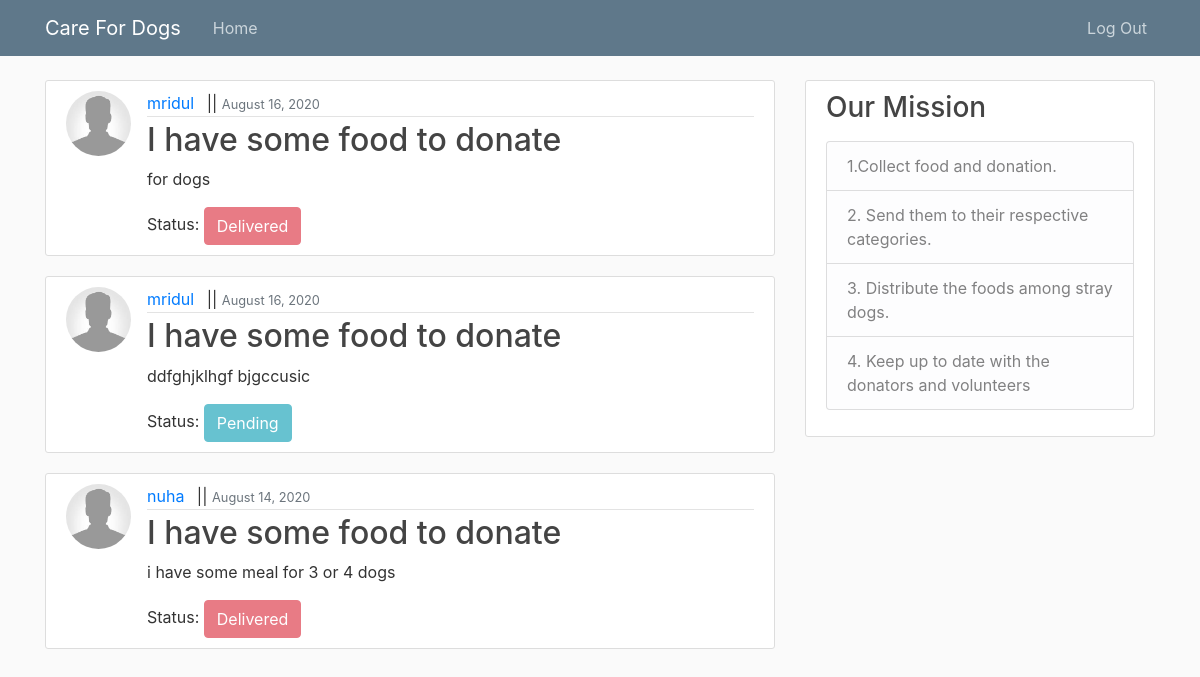
The page /voluntiar/home/ on the database its author committed.
### food_doner/models.py (models this page shows, shortened)
class Doner_Post(models.Model):
    date = models.DateField()
    title = models.CharField(max_length = 100)
    food_des = models.TextField()
    date_posted = models.DateTimeField (default = timezone.now)
    username = models.ForeignKey(User, on_delete=models.CASCADE)
    status = models.IntegerField(default = 1)

class profile(models.Model):
    user = models.OneToOneField(User, on_delete = models.CASCADE)
    image = models.ImageField(default= 'default.jpg', upload_to = 'profile_pics')
    number = models.CharField(max_length = 100)
    address= models.CharField(max_length = 100)

### voluntiar/views.py (the view)
# urls.py: path('', PostListView.as_view(),name = 'food_donation'),
class PostListView (ListView):
    model = Doner_Post
    template_name = "voluntiar/home.html"
    context_object_name = 'posts'
    ordering = ['-date_posted']

### voluntiar/templates/voluntiar/home.html (shortened to what this page needs)
{% extends "voluntiar/base.html" %}
{% block content %}
    {% for post in posts %}
        <article class="media content-section">
            <img class="rounded-circle article-img" src="{{ post.username.profile.image.url }}" alt = "No Image Found">
            <div class="media-body">
                <div class="article-metadata">
                    <a class="mr-2" href="">{{ post.username }}</a> ||
                    <small class="text-muted">{{ post.date_posted | date:"F d, Y" }}</small>
                </div>
                <h2><a class="article-title" href="{% url 'show_post' post.id %}">{{ post.title }}</a></h2>
                <p class="article-content">{{ post.food_des }}</p>
            Status:
                {% if post.status == 1 %}
                    <button href="{% url 'update_status' post.id %}" disabled class="btn btn-info" >Pending</button>
                {% elif post.status == 2  %}
                    <button class="btn btn-success" disabled >Confirm to Take Delivery</button>
                {% else %}
                    <button class="btn btn-danger" disabled>Delivered</button>
                {% endif %}
            </div>
        </article>
    {% endfor %}
{% endblock content %}

### voluntiar/templates/voluntiar/base.html (shortened to what this page needs)
{% load static %}
<!DOCTYPE html>
<html>
<head>
    <link rel="stylesheet" href="https://maxcdn.bootstrapcdn.com/bootstrap/4.0.0/css/bootstrap.min.css"
>
    <link rel="stylesheet" type="text/css" href="{% static 'food_doner/main.css' %}">
</head>
<body>
<header class="site-header">
    <nav class="navbar navbar-expand-md navbar-dark bg-steel fixed-top">
        <div class="container">
            <a class="navbar-brand mr-4" href="{% url 'volentiar_home' %}">Care For Dogs</a>
            <div class="collapse navbar-collapse" id="navbarToggle">
                <div class="navbar-nav mr-auto">
                    <a class="nav-item nav-link" href="{% url 'volentiar_home' %}">Home</a>
                </div>
                <div class="navbar-nav">
                    <a class="nav-item nav-link" href="{% url 'food_donation' %}">Log Out</a>
                </div>
            </div>
        </div>
    </nav>
</header>
<main role="main" class="container">
    <div class="row">
        <div class="col-md-8">
            {% block content %}{% endblock %}
        </div>
        <div class="col-md-4">
            <div class="content-section">
                <h3>Our Mission</h3>
                <p class='text-muted'>
                    <ul class="list-group">
                        <li class="list-group-item list-group-item-light">1.Collect food and donation.
                        </li>
                        <li class="list-group-item list-group-item-light">2. Send them to their respective categories. </li>
                        <li class="list-group-item list-group-item-light">3. Distribute the foods among stray dogs. </li>
                        <li class="list-group-item list-group-item-light">4. Keep up to date with the donators and volunteers</li>
                    </ul>
                </p>
            </div>
        </div>
    </div>
</main>
</body>
</html>

### food_doner/static/food_doner/main.css (style rules this page uses)
body { background: #fafafa; color: #333333; margin-top: 5rem; }
h1, h2, h3, h4, h5, h6 { color: #444444; }
ul { margin: 0; }
.bg-steel { background-color: #5f788a; }
.site-header .navbar-nav .nav-link { color: #cbd5db; }
.content-section { background: #ffffff; padding: 10px 20px; border: 1px solid #dddddd; border-radius: 3px; margin-bottom: 20px; }
.article-title { color: #444444; }
.article-content { white-space: pre-line; }
.article-img { height: 65px; width: 65px; margin-right: 16px; }
.article-metadata { padding-bottom: 1px; margin-bottom: 4px; border-bottom: 1px solid #e3e3e3 }

### rows shown on the page
Doner_Post: username.profile.image (placeholder picture), username "mridul", date_posted "August 16, 2020", title "I have some food to donate", food_des "for dogs", status "Delivered"
Doner_Post: username.profile.image (placeholder picture), username "mridul", date_posted "August 16, 2020", title "I have some food to donate", food_des "ddfghjklhgf bjgccusic", status "Pending"
Doner_Post: username.profile.image (placeholder picture), username "nuha", date_posted "August 14, 2020", title "I have some food to donate", food_des "i have some meal for 3 or 4 dogs", status "Delivered"
